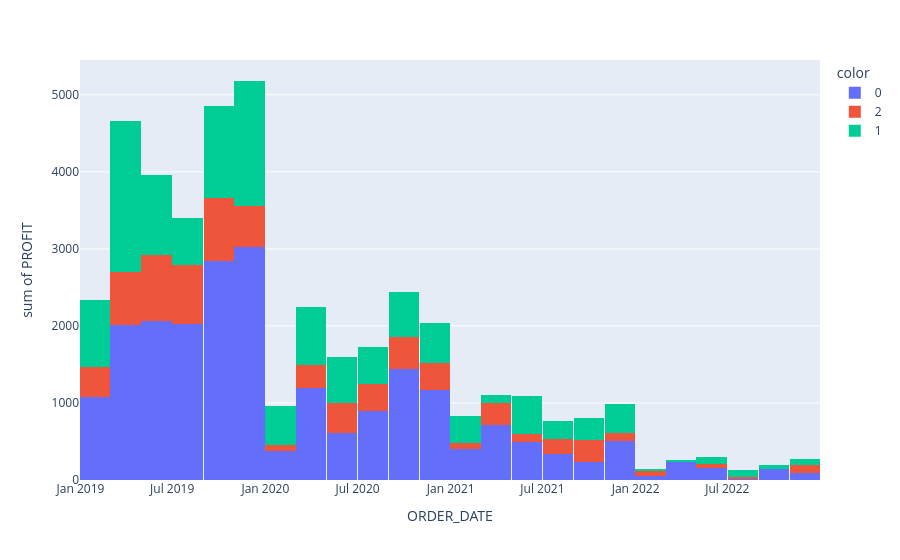

The cell this chart's notebook holds for it:
### Code cell
px.histogram(
    df_clustering,
    x='ORDER_DATE',
    y='PROFIT',
    nbins=(2022-2019)*12,
    color=df_clustering['CLUSTER'].astype(str)
)

### Figure 1 — Plotly figure (JSON) as saved in the notebook; plotly's stock layout.template omitted (floating-point values rounded to 4 significant figures; data arrays with more than 128 entries replaced by an {"elided": "..."} marker saying what was removed)
{"data": [{"alignmentgroup": "True", "bingroup": "x", "histfunc": "sum", "hovertemplate": "color=0<br>ORDER_DATE=%{x}<br>sum of PROFIT=%{y}<extra></extra>", "legendgroup": "0", "marker": {"color": "#636efa", "pattern": {"shape": ""}}, "name": "0", "nbinsx": 36, "offsetgroup": "0", "orientation": "v", "showlegend": true, "type": "histogram", "x": {"elided": "395 str values"}, "xaxis": "x", "y": {"elided": "395 float values"}, "yaxis": "y"}, {"alignmentgroup": "True", "bingroup": "x", "histfunc": "sum", "hovertemplate": "color=2<br>ORDER_DATE=%{x}<br>sum of PROFIT=%{y}<extra></extra>", "legendgroup": "2", "marker": {"color": "#EF553B", "pattern": {"shape": ""}}, "name": "2", "nbinsx": 36, "offsetgroup": "2", "orientation": "v", "showlegend": true, "type": "histogram", "x": {"elided": "146 str values"}, "xaxis": "x", "y": {"elided": "146 float values"}, "yaxis": "y"}, {"alignmentgroup": "True", "bingroup": "x", "histfunc": "sum", "hovertemplate": "color=1<br>ORDER_DATE=%{x}<br>sum of PROFIT=%{y}<extra></extra>", "legendgroup": "1", "marker": {"color": "#00cc96", "pattern": {"shape": ""}}, "name": "1", "nbinsx": 36, "offsetgroup": "1", "orientation": "v", "showlegend": true, "type": "histogram", "x": {"elided": "229 str values"}, "xaxis": "x", "y": {"elided": "229 float values"}, "yaxis": "y"}], "layout": {"barmode": "relative", "legend": {"title": {"text": "color"}, "tracegroupgap": 0}, "margin": {"t": 60}, "xaxis": {"anchor": "y", "domain": [0, 1], "title": {"text": "ORDER_DATE"}}, "yaxis": {"anchor": "x", "domain": [0, 1], "title": {"text": "sum of PROFIT"}}}}
